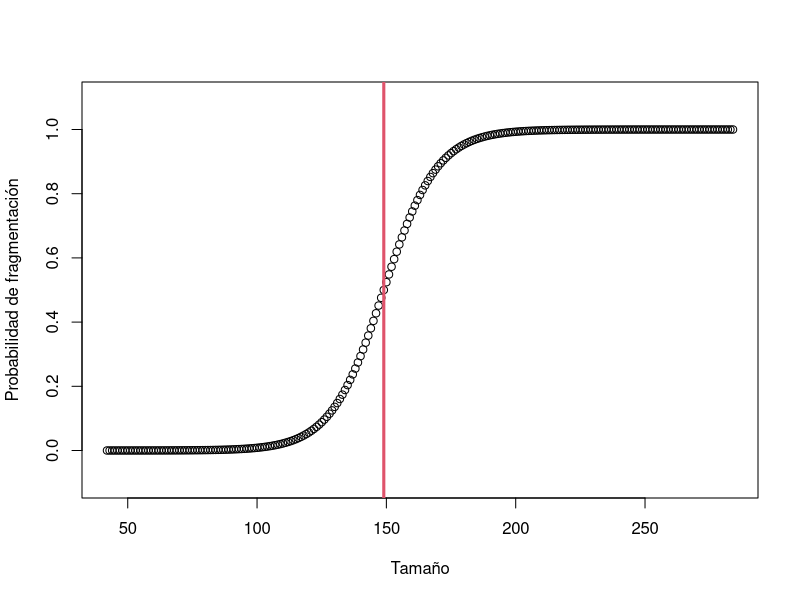

This figure's R source:
k <- 1000

n <- 150000

originales <- rnorm(k)

cumulos <- originales - min(originales) + 1

cumulos <- round(n * cumulos / sum(cumulos))

diferencia <- n - sum(cumulos)

if (diferencia > 0) {
  
  for (i in 1:diferencia) {
    
    p <- sample(1:k, 1)
    
    cumulos[p] <- cumulos[p] + 1
    
  }
  
} else if (diferencia < 0) {
  
  for (i in 1:-diferencia) {
    
    p <- sample(1:k, 1)
    
    if (cumulos[p] > 1) {
      
      cumulos[p] <- cumulos[p] - 1
      
    }
    
  }
  
}

c <- median(cumulos) # tamanio critico de cumulos

d <- sd(cumulos) / 4 # factor arbitrario para suavizar la curva

sigmoid <- function(x, c, d) {
  
  return (1 / (1 + exp((c - x) / d)))
  
}

png("p8_sigmoid.png")

low <- min(cumulos)

high <- max(cumulos)

x <- low:high

plot(x, sigmoid(x, c, d), ylim=c(-0.1, 1.1), xlim=c(low, high),
     
     xlab="Tama\u{00f1}o", ylab="Probabilidad de fragmentaci\u{00f3}n")

abline(v = c, col=2, lwd=3)

graphics.off()